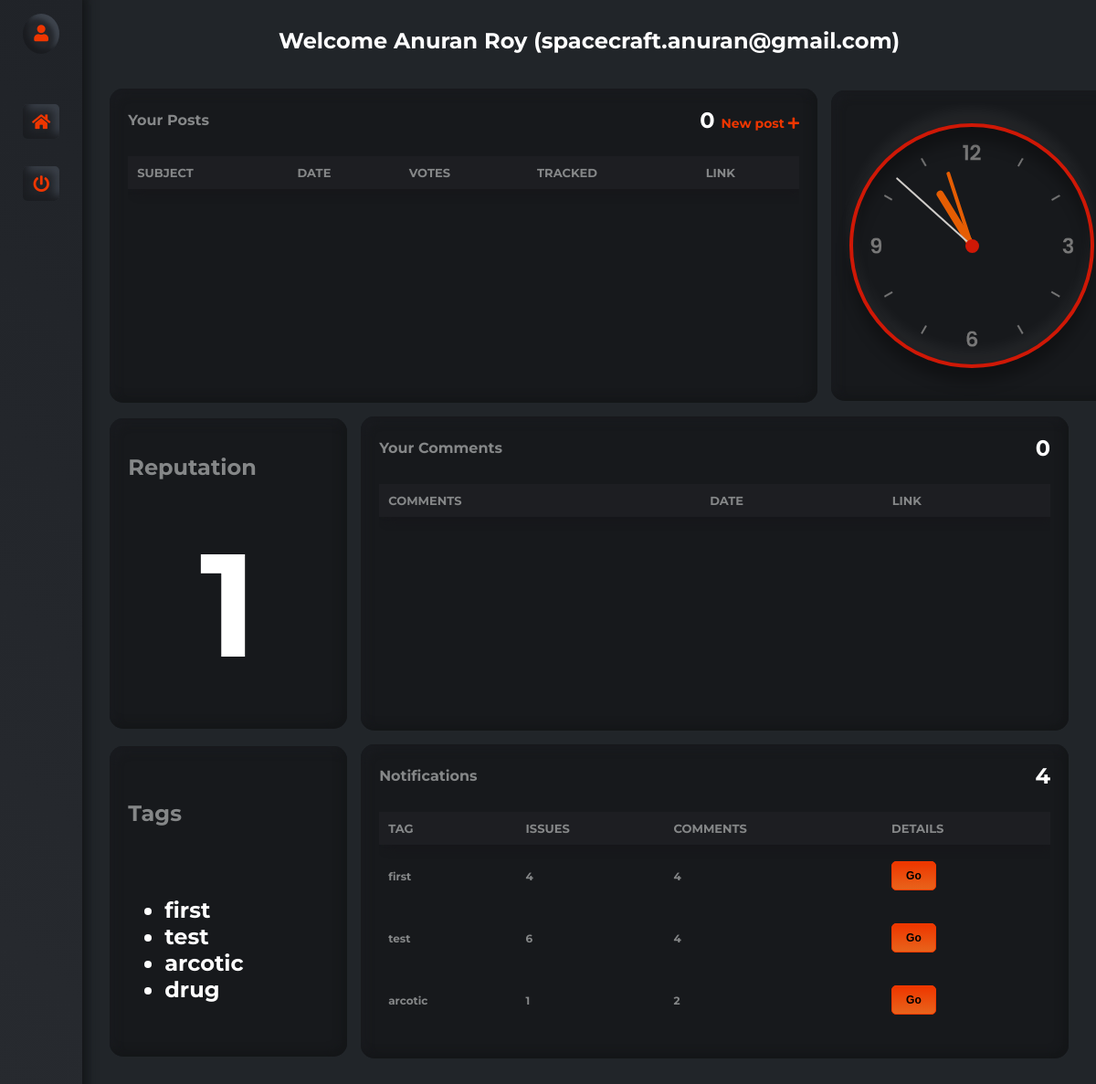
The app's page /forum/dashboard/ (signed in) with its own data.
### forum/models.py (models this page shows)
class Tags(models.Model):
    sno = models.AutoField(primary_key=True)
    label = models.CharField(max_length=100, default="Untagged", unique=True)
    usernames = models.JSONField(default=list)
    issues = models.JSONField(default=list)
    comments = models.JSONField(default=list)
    def __str__(self):
        return self.label

### forum/views.py (the view)
# urls.py: path('dashboard/', views.dashboard, name="Dashboard"),
def dashboard(request):
    try:
        if request.user.is_authenticated:
            activity = list(Issue.objects.filter(user=request.user))
            data = User.objects.filter(username = request.user.username)
            profile = UserProfile.objects.filter(username = request.user.username).first()
            if request.user.is_superuser:
                return redirect("/admin/")
            isTeacher = False
            if(profile == None):
                profile = TeacherProfile.objects.filter(username = request.user.username).first()
                isTeacher = True
            params = dict(data.values()[0])
            params["activity"] = activity
            params["rollno"] = profile.__dict__["rollno"] if not request.user.is_superuser else "NA"
            params["reputation"] = profile.__dict__["reputation"] if not request.user.is_superuser else "Inf"
            params["profilepic"] = profile.__dict__["profilepic"] if not request.user.is_superuser else ''
            if isTeacher:
                params["tags"] = profile.__dict__["tags"]
            comments_activity = list(Comment.objects.filter(username=request.user.username))
            params["comments"] = comments_activity
            if isTeacher:
                a = list(Tags.objects.all())
                username = request.user.username
                ls = []
                for i in a:
                    if username in i.usernames:
                        ls.append(i)
                params["notifications"] = ls
                myprof = TeacherProfile.objects.filter(username=username).first()
                ls2 = [x.label for x in ls]
                if myprof is not None:
                    myprof.tags = ls2
                    myprof.save()
                print(f"\n\n\n{ls}\n\n\n")
            if isTeacher:
                return render(request, 'forum/staff/dashboard.html', params)
            else:
                return render(request, 'forum/student/dashboard.html', params)
        else:
            return redirect('/forum/login')
    except Exception as e:
        return errorPage(request, messages["500"])

### forum/templates/forum/staff/dashboard.html (shortened to what this page needs)
{% load static %}
<!DOCTYPE html>
<html lang="en">
  <head>
    <link
      rel="stylesheet"
      href="https://cdnjs.cloudflare.com/ajax/libs/font-awesome/5.15.1/css/all.min.css"
    />
    <link rel="stylesheet" href="{% static 'forum/dashboard/styles.css' %}" />
  </head>
  <body>
    <div id="wrapper">
      <div id="sidebar-wrapper">
        <div class="avatar">
          <a href="#" data-toggle="tooltip" data-placement="right" title="Username: {{ username }}, Name: {{ first_name }} {{ last_name }}">
            {% if profilepic == '' %}
              <i class="fas fa-user"></i>
            {% else %}
              <img src="media/{{ profilepic}}" style="border-radius: 50%;"></img>
            {% endif %}
          </a>
        </div>
        <ul>
          <li class="active_link">
            <a href="/forum/"><i class="fas fa-home"></i></a>
          </li>
          <li class="active_link">
            <a data-toggle="tooltip" data-placement="right" title="Logout" href="/forum/logout"><i class="fas fa-power-off"></i></a>
          </li>
        </ul>
      </div>
      <div id="page-content-wrapper">
        <p class="row my-4">
        <center><h2 style="color: white;">Welcome {{ first_name }} {{ last_name }} ({{ username }})</h2></center>
        <br>
        <br>
        </p>
        <div class="row">
          <div class="card card1">
            <div class="card1_title_wrapper">
              <h1 class="car1_title">Your Posts</h1>
              <p class="car1_text">
                {{ activity|length }}
                <a href="/forum/newpost/" style="text-decoration: none;"><span class="card1_span"
                  >New post <i class="fas fa-plus"></i
                ></span></a>
              </p>
            </div>
            <div class="card1_table_wrapper card_scroll">
              <table class="card1_table card_scroll" id="PostsTable">
                <thead class="card1_table_head">
                  <tr>
                    <th onclick="sortTable(0,'PostsTable')">Subject</th>
                    <th onclick="sortTable(1,'PostsTable')">Date</th>
                    <th onclick="sortTable(2,'PostsTable')">Votes</th>
                    <th onclick="sortTable(3,'PostsTable')">Tracked</th>
                    <th onclick="sortTable(4,'PostsTable')">Link</th>
                  </tr>
                </thead>
                <tbody class="card1_table_tbody">
                </tbody>
              </table>
            </div>
          </div>
          <div class="card card2">
            <div class="clock" onclick="changeClock()">
              <div class="hour_wrapper">
                <div class="hour" id="hr"></div>
              </div>
              <div class="minute_wrapper">
                <div class="minute" id="mn"></div>
              </div>
              <div class="second_wrapper">
                <div class="second" id="sc"></div>
              </div>
            </div>
          </div>
        </div>
        <div class="row row2">
          <div class="card card3">
            <h2>Reputation</h2>
            <center><p class="car1_text reputation_text">{{reputation}}</p></center>
          </div>
          <div class="card card4">
            <div class="card1_title_wrapper">
              <h1 class="car1_title">Your Comments</h1>
              <p class="car1_text">
                {{ comments|length }}
              </p>
            </div>
            <div class="card1_table_wrapper card_scroll">
              <table class="card1_table card_scroll" id="CommentsTable">
                <thead class="card1_table_head">
                  <tr>
                    <th onclick="sortTable(0,'CommentsTable')">Comments</th>
                    <th onclick="sortTable(1,'CommentsTable')">Date</th>
                    <th onclick="sortTable(2,'CommentsTable')">Link</th>
                  </tr>
                </thead>
                <tbody class="card1_table_tbody card_scroll">
                </tbody>
                </div>
            </div>
          </div>
        </div>
        <div class="row row2">
          <div class="card card3">
            <h2>Tags</h2>
            <ul>
              {% for key in tags %}
              <li class="car1_text">{{key}}</li>
              {% endfor %}
            </ul>
          </div>
          <div class="card card4">
            <div class="card1_title_wrapper">
              <h1 class="car1_title">Notifications</h1>
              <p class="car1_text">
                {{ notifications|length }}
              </p>
            </div>
            <div class="card1_table_wrapper card_scroll">
              <table class="card1_table card_scroll" id="NotificationsTable">
                <thead class="card1_table_head">
                  <tr>
                    <th onclick="sortTable(0,'NotificationsTable')">Tag</th>
                    <th onclick="sortTable(1,'NotificationsTable')">Issues</th>
                    <th onclick="sortTable(2,'NotificationsTable')">Comments</th>
                    <th onclick="sortTable(3,'NotificationsTable')">Details</th>
                  </tr>
                </thead>
                <tbody class="card1_table_tbody">
                  {% for i in notifications %}
                    <tr>
                      <td>{{ i.label }}</td>
                      <td>{{ i.issues|length }}</td>
                      <td>{{ i.comments|length }}</td>
                      <td>
                      <a href="/forum/tag/{{ i }}" target="_blank"><button class="btn btn-primary">Go</button></a>
                      </td>
                    </tr>
                  {% endfor %}
                </tbody>
              </table>
            </div>
          </div>
        </div>
      </div>
  </body>
</html>

### forum/static/forum/dashboard/styles.css (style rules this page uses)
* { margin: 0; }
body { box-sizing: border-box; font-family: "Montserrat", sans-serif; }
#wrapper { overflow-x: hidden; display: flex; background-color: #212529; }
#sidebar-wrapper { min-height: 100vh; -webkit-transition: margin 0.25s ease-out; -moz-transition: margin 0.25s ease-out; -o-transition: margin 0.25s ease-out; transition: margin 0.25s ease-out; background: linear-gradient(45deg, #272a2f, #202328); box-shadow: 5px -5px 10px #131517, -5px 5px 10px #353941; }
#sidebar-wrapper .avatar { display: flex; justify-content: center; align-items: center; padding: 15px 0; }
#sidebar-wrapper .avatar a { padding: 12px; border-radius: 50%; background: #24272c; box-shadow: inset 5px -5px 5px #1a1c20, inset -5px 5px 5px #3e444d; }
#sidebar-wrapper .avatar i { font-size: 18px; color: #ee3600; }
#sidebar-wrapper ul { list-style-type: none; padding: 30px 0; }
#sidebar-wrapper ul li { padding: 10px 25px; margin-bottom: 10px; }
#sidebar-wrapper ul li a { display: flex; justify-content: center; align-items: center; text-decoration: none; padding: 10px; color: #858788; border-radius: 5px; box-shadow: inset 5px -5px 10px #1a1c20, inset -5px 5px 10px #3e444d; }
#sidebar-wrapper ul li a i { font-size: 18px; }
.active_link a { color: #ee3600 !important; }
#page-content-wrapper { min-width: 0; width: 100%; padding: 30px; }
.row { display: flex; align-items: center; }
.card { flex-wrap: wrap; color: #858788; padding: 20px; min-height: 300px; border-radius: 15px; background: #17191c; box-shadow: inset -5px -5px 10px #141618, inset 5px 5px 10px #1a1c20; }
.card1 { min-width: 70%; margin-right: 15px; }
.card1_title_wrapper { display: flex; justify-content: space-between; align-items: center; }
.car1_title { font-size: 16px; font-weight: bold; }
.car1_text { color: #ffffff; font-weight: bold; font-size: 24px; }
.card1_span { color: #ee3600; font-size: 14px; }
.card1_table_wrapper { margin-top: 25px; }
.card1_table { width: 100%; border-collapse: collapse; }
.card1_table_head { text-align: left; border-radius: 10px; background: #1d1e22; box-shadow: 5px 5px 10px #17171b, -5px -5px 10px #232529; }
.card1_table_head tr th { padding: 10px; font-size: 13px; text-transform: uppercase; font-weight: bold; }
.card1_table_tbody tr td { padding: 18px 10px; font-size: 12px; font-weight: bold; }
.card2 { flex: 1; display: flex; justify-content: center; align-items: center; position: relative; }
.card_scroll { overflow-x: hidden; overflow-y: scroll; height: 250px !important; -ms-overflow-style: none; scrollbar-width: none; }
th { cursor: pointer; }
th, td { text-align: left; padding: 16px; }
.reputation_text { font-size: 10rem; }
.clock { width: 260px; height: 260px; display: flex; justify-content: center; align-items: center; background-size: cover; border: 4px solid #cf1806; border-radius: 50%; box-shadow: 0 -15px 15px rgba(255, 255, 255, 0.05), inset 0 -15px 15px rgba(255, 255, 255, 0.05), 0 15px 15px rgba(0, 0, 0, 0.3), inset 0 15px 15px rgba(0, 0, 0, 0.3); }
.clock:before { content: ""; position: absolute; width: 15px; height: 15px; background: #cf1806; border-radius: 50%; z-index: 9999; }
.clock .hour_wrapper, .clock .minute_wrapper, .clock .second_wrapper { position: absolute; }
.clock .hour_wrapper, .hour { width: 140px; height: 140px; }
.clock .minute_wrapper, .minute { width: 170px; height: 170px; }
.clock .second_wrapper, .second { width: 222px; height: 222px; }
.hour, .minute, .second { display: flex; justify-content: center; position: absolute; border-radius: 50%; }
.hour:before { content: ""; position: absolute; width: 8px; height: 70px; background: #e55d03; z-index: 10; border-radius: 6px 6px 0 0; }
.minute:before { content: ""; position: absolute; width: 4px; height: 90px; background: #e55d03; z-index: 11; border-radius: 6px 6px 0 0; }
.second:before { content: ""; position: absolute; width: 2px; height: 115px; background: #cfccc9; z-index: 12; border-radius: 6px 6px 0 0; }
.btn { border-radius: 5px; display: inline-block; cursor: pointer; font-size: 12px; font-weight: bold; padding: 8px 15px; text-decoration: none; }
.btn-primary { background: linear-gradient(to bottom, #ee3800 5%, #e8641c 100%); background-color: #ee3800; border: 1px solid #ee3800; color: #000000; }
.row2 { margin: 15px 0; }
.card3 { flex: 1; margin-right: 15px; display: flex; flex-direction: column; justify-content: space-around; }
.card4 { min-width: 70%; }

### records on screen
Tags: label "first", issues|length "4", comments|length "4"
Tags: label "test", issues|length "6", comments|length "4"
Tags: label "arcotic", issues|length "1", comments|length "2"

### other values on screen
{{ first_name }} "Anuran"
{{ last_name }} "Roy"
{{ username }} "spacecraft.anuran@gmail.com"
{{ activity|length }} "0"
{{ reputation }} "1"
{{ comments|length }} "0"
{{ key }} "first" "test" "arcotic" "drug"
{{ notifications|length }} "4"
